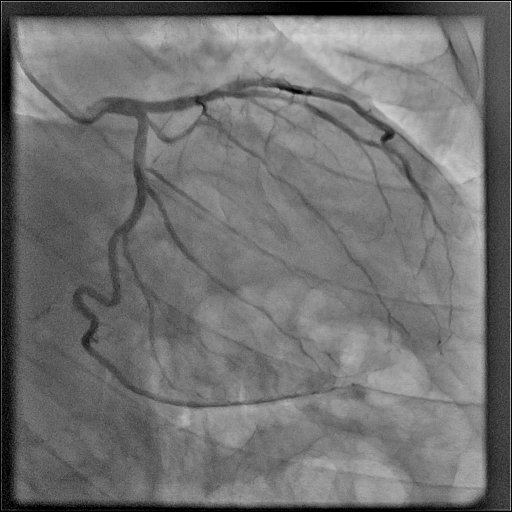
#> input picture processing/samples/sample1.png, 512 x 512 px
$ python improve_contrast.py
#> lines starting #> are read from the running program, lines starting #| are printed output that depends on the picture
import numpy as np
import cv2
from skimage import morphology
import argparse

if __name__ == "__main__":
    parser = argparse.ArgumentParser(
                        prog='Contrast Enhancement Demo',
                        description='This program runs Contrast Limited Adaptive Histogram Equalization and tophat transforms to improve the contrast and sharpness of the input image',
                        epilog='Distributed as a part of ARCADE 2023 application')

    parser.add_argument('--source', '-s', default="../samples/sample1.png")
    parser.add_argument('--output', '-o', default="out_contrast.png")
    parser.add_argument('--clip_limit', '-cl', default=2.0)
    parser.add_argument('--grid_size', '-gs', default=8)
    args = parser.parse_args()


    img = cv2.imread(args.source, cv2.IMREAD_GRAYSCALE)
#> img is the input picture: shape (512, 512); min 0, max 240, mean 113

    img = np.squeeze(img)
    clahe = cv2.createCLAHE(clipLimit =float(args.clip_limit), tileGridSize=(int(args.grid_size),int(args.grid_size)))
    img_not = cv2.bitwise_not(img)
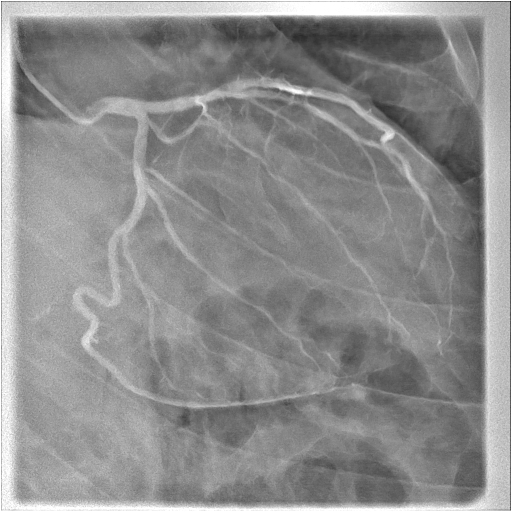
#> img_not: shape (512, 512); min 15, max 255, mean 142
    se = np.ones((50,50), np.uint8)
    wth = morphology.white_tophat(img_not, se)
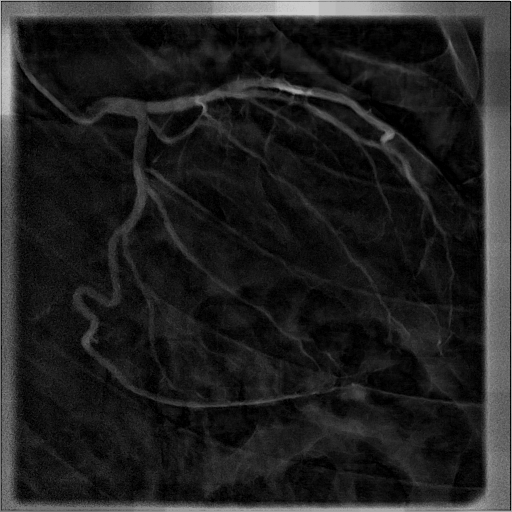
#> wth: shape (512, 512); min 0, max 240, mean 32.7
    raw_minus_topwhite = img.astype(int) - wth
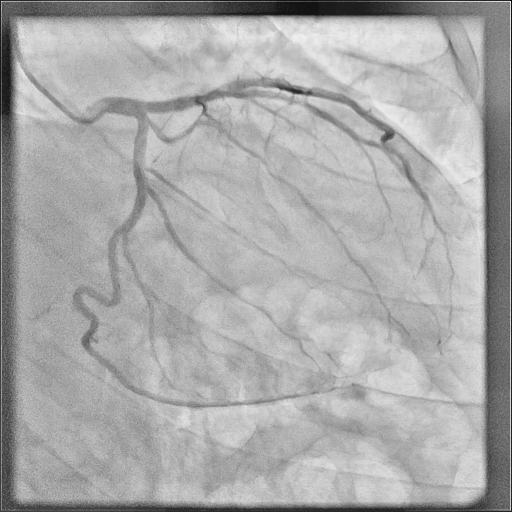
#> raw_minus_topwhite: shape (512, 512) int64; min -240, max 240, mean 80.3; drawn with min black and max white
    raw_minus_topwhite = ((raw_minus_topwhite>0)*raw_minus_topwhite).astype(np.uint8)
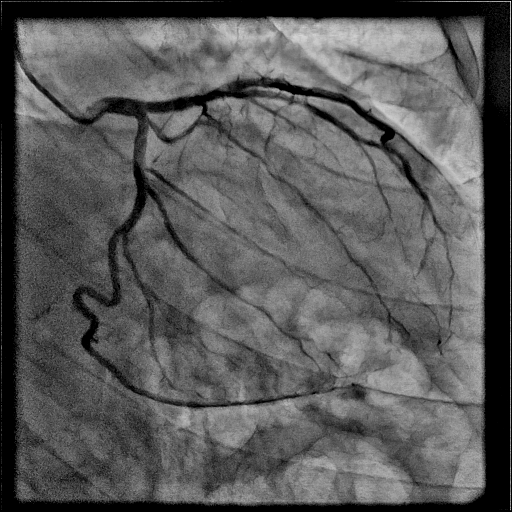
#> raw_minus_topwhite: shape (512, 512); min 0, max 240, mean 89.1
    img = clahe.apply(raw_minus_topwhite)
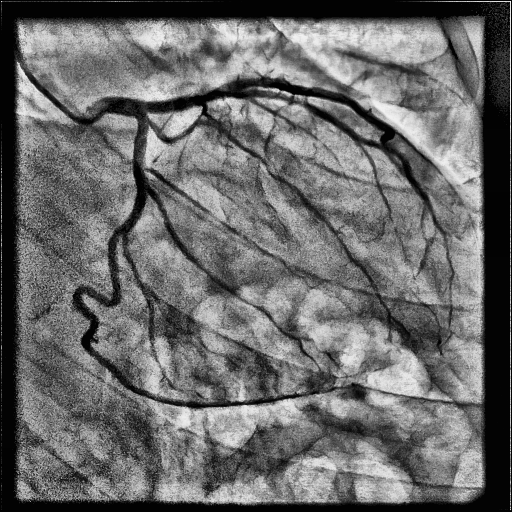
#> img: shape (512, 512); min 1, max 250, mean 106.7
    img = img[:,:,np.newaxis]

    cv2.imwrite(args.output, img)

$ run again, with processing/samples/sample2.png copied over processing/samples/sample1.png
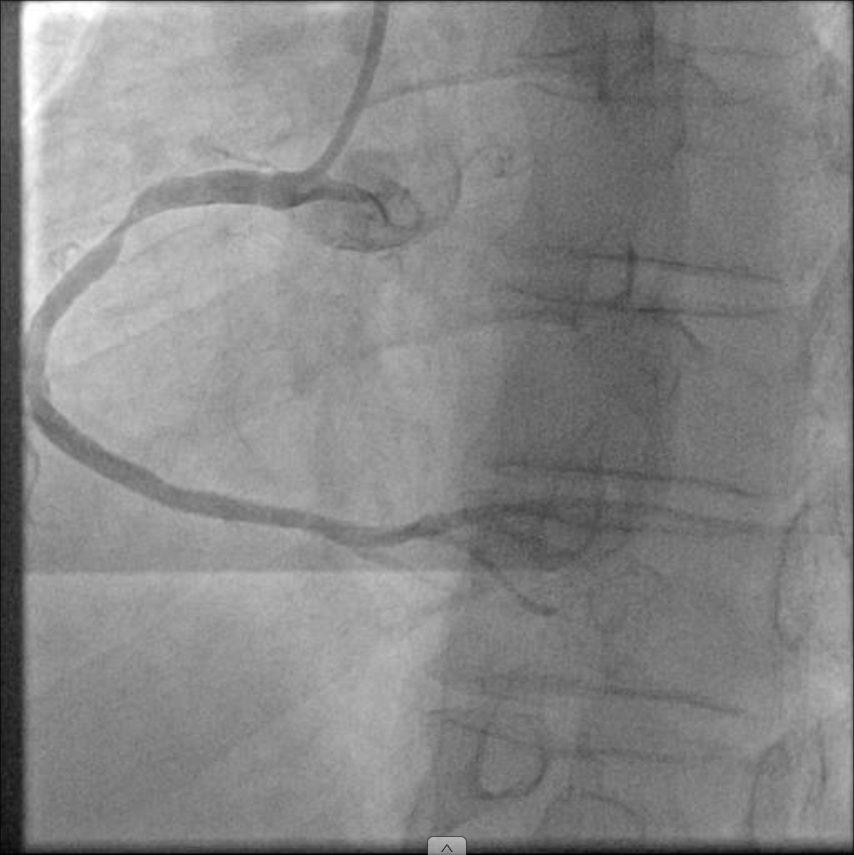
#> input picture processing/samples/sample2.png, 854 x 855 px
#> img is the input picture: shape (855, 854); min 0, max 255, mean 134.4
#> `raw_minus_topwhite = img.astype(int) - wth`:
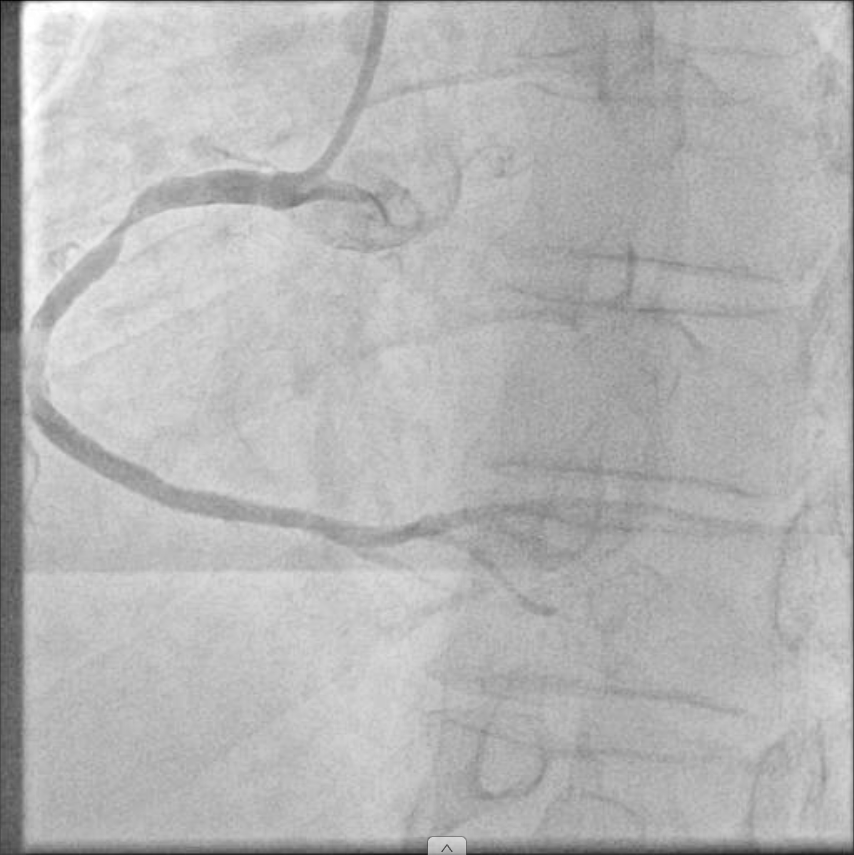
#> raw_minus_topwhite: shape (855, 854) int64; min -214, max 255, mean 119.5; drawn with min black and max white
#> `img = clahe.apply(raw_minus_topwhite)`:
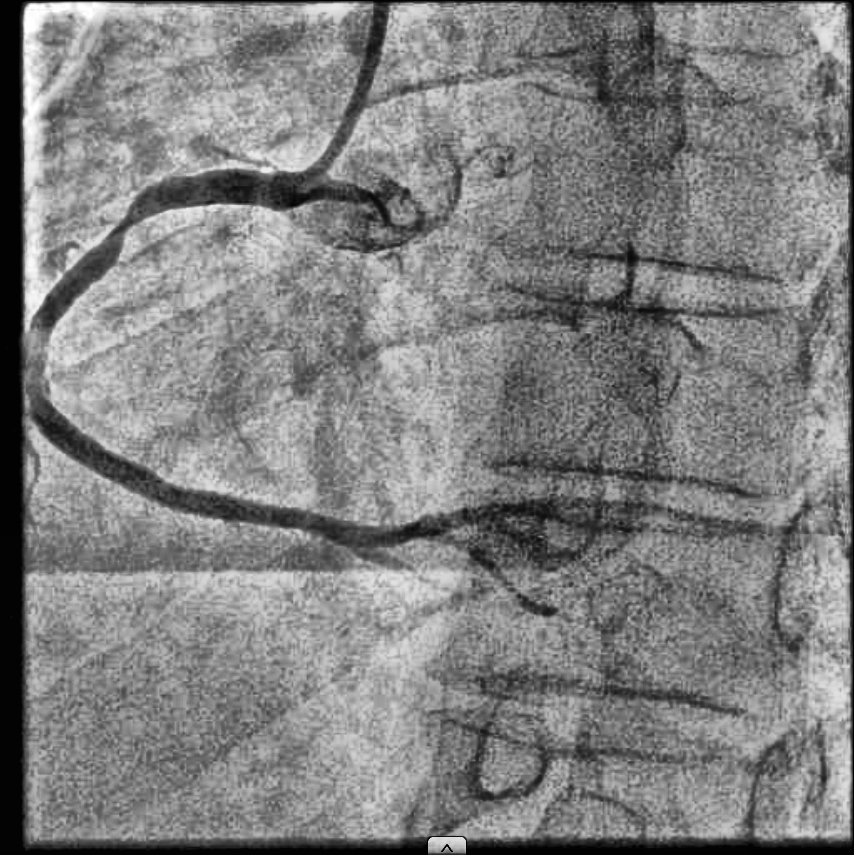
#> img: shape (855, 854); min 2, max 255, mean 127.6
